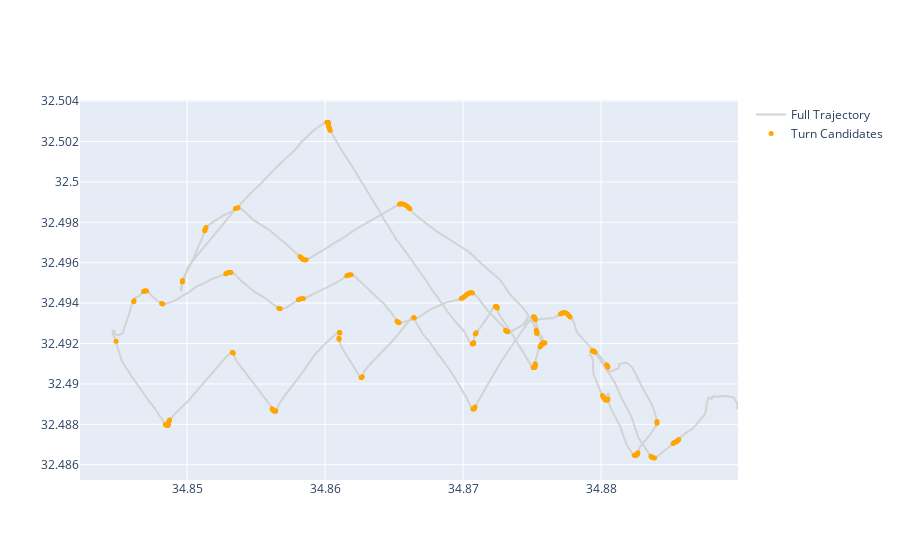

This figure's notebook cell:
### Code cell
# Plot the results
fig = go.Figure()

# Add the full trajectory
fig.add_trace(go.Scatter(
    x=sailmon_cut['longitude'],
    y=sailmon_cut['latitude'],
    mode='lines',
    line=dict(color='lightgray'),
    name='Full Trajectory'
))

# Add turn candidate points (not part of any stable segment)
fig.add_trace(go.Scatter(
    x=transition_points_velocity_filtered['longitude'],
    y=transition_points_velocity_filtered['latitude'],
    mode='markers',
    marker=dict(color='orange', size=5),
    name='Turn Candidates',
    hovertext=[
        f"Index: {idx}<br>COG: {cog:.2f}°"
        for idx, cog in zip(transition_points_velocity_filtered.index, transition_points_velocity_filtered['COG - Course over Ground'])
    ],
    hoverinfo='text'
))
# Show the plot
fig.show()

### Figure 1 — Plotly figure (JSON) as saved in the notebook; plotly's stock layout.template omitted (floating-point values rounded to 4 significant figures; data arrays with more than 128 entries replaced by an {"elided": "..."} marker saying what was removed)
{"data": [{"line": {"color": "lightgray"}, "mode": "lines", "name": "Full Trajectory", "type": "scatter", "x": {"elided": "4000 float values"}, "y": {"elided": "4000 float values"}}, {"hoverinfo": "text", "hovertext": {"elided": "191 str values"}, "marker": {"color": "orange", "size": 5}, "mode": "markers", "name": "Turn Candidates", "type": "scatter", "x": {"elided": "191 float values"}, "y": {"elided": "191 float values"}}], "layout": {}}
